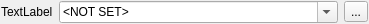
<?xml version="1.0" encoding="UTF-8"?>
<ui version="4.0">
 <class>Form</class>
 <widget class="QWidget" name="Form">
  <property name="geometry">
   <rect>
    <x>0</x>
    <y>0</y>
    <width>369</width>
    <height>22</height>
   </rect>
  </property>
  <property name="windowTitle">
   <string>Form</string>
  </property>
  <layout class="QHBoxLayout" name="horizontalLayout">
   <property name="leftMargin">
    <number>1</number>
   </property>
   <property name="topMargin">
    <number>1</number>
   </property>
   <property name="rightMargin">
    <number>1</number>
   </property>
   <property name="bottomMargin">
    <number>1</number>
   </property>
   <item>
    <widget class="QLabel" name="label">
     <property name="sizePolicy">
      <sizepolicy hsizetype="Preferred" vsizetype="Preferred">
       <horstretch>0</horstretch>
       <verstretch>0</verstretch>
      </sizepolicy>
     </property>
     <property name="text">
      <string>TextLabel</string>
     </property>
    </widget>
   </item>
   <item>
    <widget class="QComboBox" name="combo">
     <property name="sizePolicy">
      <sizepolicy hsizetype="Preferred" vsizetype="Fixed">
       <horstretch>1</horstretch>
       <verstretch>0</verstretch>
      </sizepolicy>
     </property>
     <property name="editable">
      <bool>true</bool>
     </property>
     <item>
      <property name="text">
       <string>&lt;NOT SET&gt;</string>
      </property>
     </item>
    </widget>
   </item>
   <item>
    <widget class="QToolButton" name="btn_select">
     <property name="sizePolicy">
      <sizepolicy hsizetype="Fixed" vsizetype="Fixed">
       <horstretch>0</horstretch>
       <verstretch>0</verstretch>
      </sizepolicy>
     </property>
     <property name="text">
      <string>...</string>
     </property>
    </widget>
   </item>
  </layout>
 </widget>
 <resources/>
 <connections/>
</ui>
